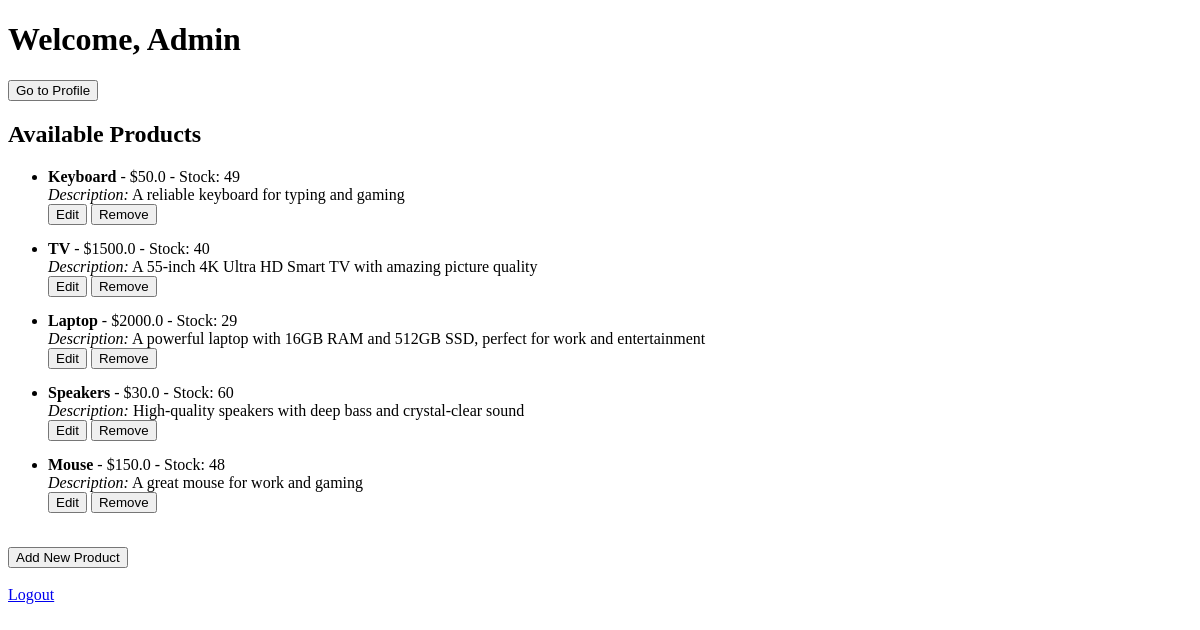
Page /products (signed in) on the earlier database version.
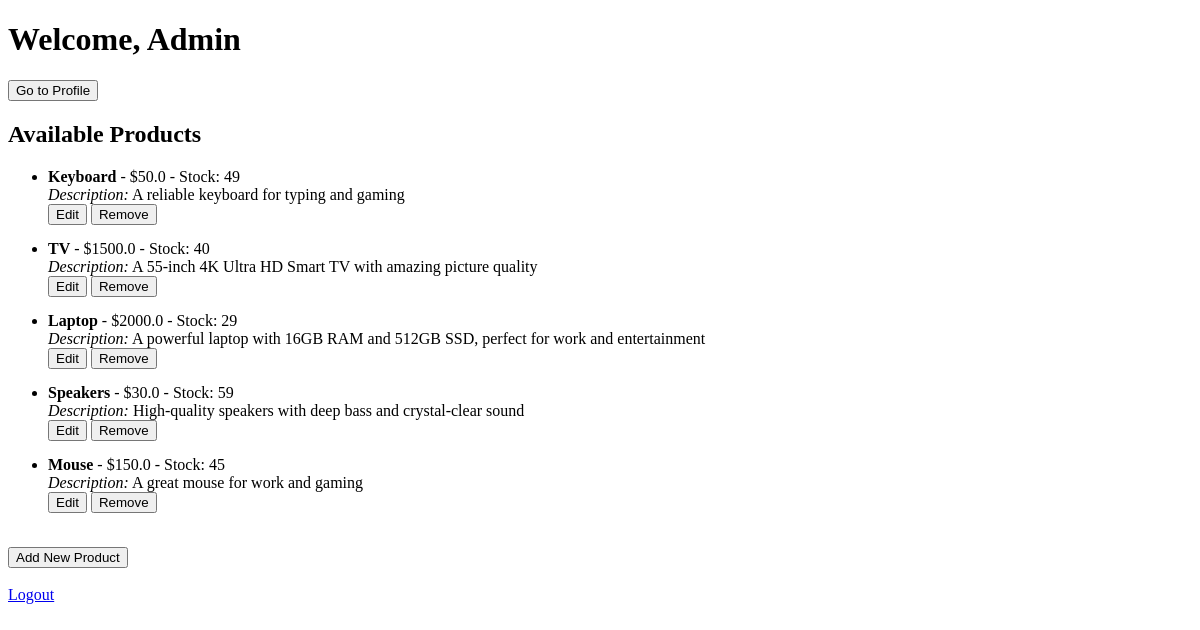
Same page on the later database version.
### tables this page shows
CREATE TABLE users (
                    id INTEGER PRIMARY KEY AUTOINCREMENT,
                    username TEXT NOT NULL UNIQUE,
                    password TEXT NOT NULL,
                    role TEXT NOT NULL DEFAULT 'user',
                    name TEXT,
                    email TEXT
                );

CREATE TABLE products (
                    id INTEGER PRIMARY KEY AUTOINCREMENT,
                    name TEXT NOT NULL,
                    price REAL NOT NULL,
                    stock INTEGER NOT NULL,
                    description TEXT
                );

### app.py (the view)
@app.route('/products')
def products():
    if 'username' not in session:
        return redirect(url_for('login'))  # Redirect to login if not logged in
    username = session['username']
    conn = auth.get_db_connection()
    c = conn.cursor()
    c.execute("SELECT name, role FROM users WHERE username = ?", (username,))
    user = c.fetchone()
    all_products = Product.get_all_products()
    return render_template('products.html', products=all_products, name=user['name'], role=user['role'])

### auth.py (called while the page is built)
    def get_db_connection(self):
        conn = sqlite3.connect('database.db')
        conn.row_factory = sqlite3.Row  # Optional: to access rows as dictionaries
        return conn

### models.py (called while the page is built)
    @staticmethod
    def get_all_products():
        conn = sqlite3.connect('database.db')
        c = conn.cursor()
        c.execute("SELECT id, name, price, stock, description FROM products")
        products = c.fetchall()
        conn.close()
        return [{'id': row[0], 'name': row[1], 'price': row[2], 'stock': row[3], 'description': row[4]} for row in products]

### templates/products.html (shortened to what this page needs)
<!DOCTYPE html>
<html lang="en">
<head>
</head>
<body>
    <h1>Welcome, {{ name }}</h1>
    <button onclick="window.location.href='/profile'">Go to Profile</button>
    <br>
    <h2>Available Products</h2>
    <ul>
        {% for product in products %}
        <li>
            <strong>{{ product.name }}</strong> - ${{ product.price }} - Stock: {{ product.stock }}<br>
            <em>Description:</em> {{ product.description }}<br>
            {% if role == 'admin' %}
                <button onclick="window.location.href='/edit_product/{{ product.id }}'">Edit</button>
                <form method="POST" action="/remove_product/{{ product.id }}" style="display:inline;">
                    <button type="submit">Remove</button>
                </form>
            {% endif %}
        </li>
        {% endfor %}
    </ul>
    {% if role == 'admin' %}
        <br>
        <button onclick="window.location.href='/add_product'">Add New Product</button>
    {% endif %}
    <br><br>
    <a href="/logout">Logout</a>
</body>
</html>

### templates/products.html (style rules this page uses)
li { margin-bottom: 15px; }

Differences in the rows shown:
changed products "Speakers": stock "60" → "59"
changed products "Mouse": stock "48" → "45"
